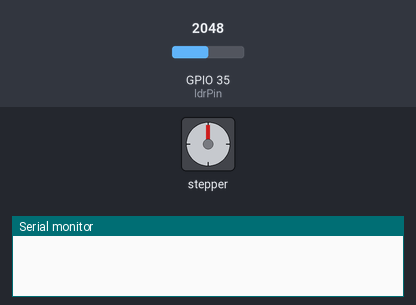
The sketch below on a simulated ESP32. On the bench: stepper motor, the last lines printed to the serial monitor. The inputs (shaded band) are chosen by the test bench; at power-on: GPIO 35 (ldrPin) = 2048. Stepper angles assume 200 steps per turn.

Above: at 1.2 s.
1.3 s: GPIO 35 (ldrPin) set to 554
2.8 s: GPIO 35 (ldrPin) set to 451
At 2.95 s:
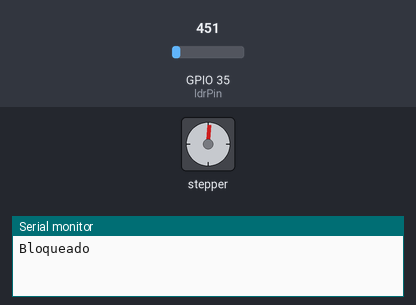
At 3.56 s:
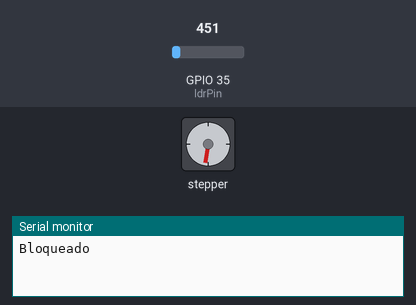
5.5 s: GPIO 35 (ldrPin) set to 540
At 5.65 s:
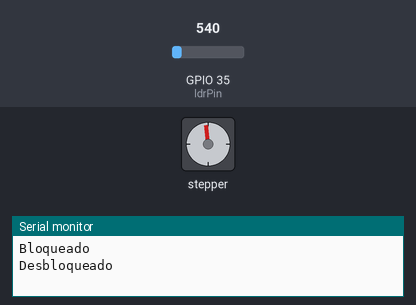
Timing chart, 0 to 8.5 s (numbered marks = the images above; inputs shaded):
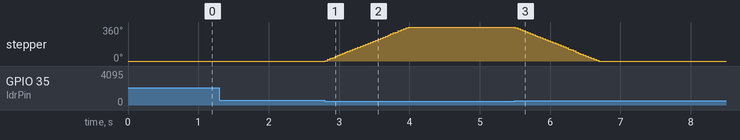

The sketch:

stepp-motor-21.ino
```cpp
int ldrPin = 35; // Pin analógico donde está conectado el LDR
int threshold = 500; // Umbral de luz para el bloqueo
bool blocked = false; // Variable para almacenar si está bloqueado o no

#include <Stepper.h>

const int stepsPerRevolution = 200;

Stepper myStepper(stepsPerRevolution, 5, 15,4,21 );


void setup() {
  pinMode(ldrPin, INPUT); // Establece el pin del LDR como entrada
  Serial.begin(115200); // Inicializa la comunicación serial para imprimir el valor del LDR
  myStepper.setSpeed(50);
}

void loop() {
  int ldrValue = analogRead(ldrPin); // Lee el valor analógico del LDR

  if (ldrValue < threshold && !blocked) { // Si el valor del LDR es menor que el umbral y no está bloqueado
    Serial.println("Bloqueado"); // Imprime que está bloqueado
    blocked = true; // Establece la variable como bloqueada
     myStepper.step(stepsPerRevolution);

  } else if (ldrValue >= threshold && blocked) { // Si el valor del LDR es mayor o igual que el umbral y está bloqueado
    Serial.println("Desbloqueado"); // Imprime que está desbloqueado
    blocked = false; // Establece la variable como desbloqueada
     myStepper.step(-stepsPerRevolution);
  }

}
```

Measured:
- the behaviour switches between 500 and 499 on GPIO 35 (ldrPin) (found by bisection; images 0 and 1)
- after the input at 1.3 s, every drawn part: stays the same
- after the input at 2.8 s, stepper: turns 360° clockwise in 1.2 s, starting at once
- after the input at 5.5 s, stepper: turns 360° counter-clockwise in 1.2 s, starting at once
